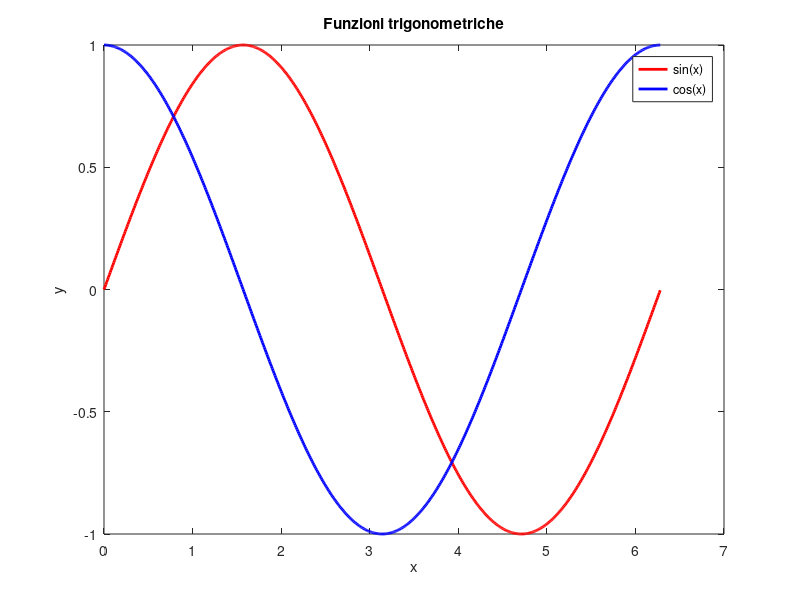

Write MATLAB code to recreate this figure.
clear all;
clc

x = 0:0.01:2*pi;
y = sin(x);
k = cos(x);
plot(x, y, 'r-', 'LineWidth', 2);
hold on
plot(x, k, 'b-', 'LineWidth', 2);
legend('sin(x)', 'cos(x)')
xlabel('x')
ylabel('y')
title('Funzioni trigonometriche')


